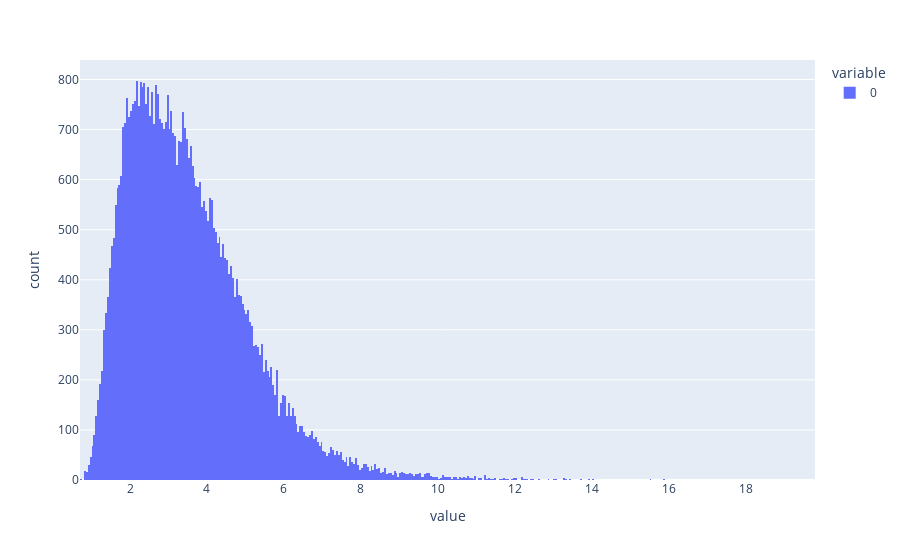

Notebook code cell kept with this figure:
### Code cell
noise_norms = nns
noise_norms_flat = [norm for noise_norm in noise_norms for norm in list(noise_norm)]
burnin = 60000//batch_size
print(len(noise_norms_flat), burnin)
px.histogram(noise_norms_flat[burnin:])
# Multimodal (second peak close to 0) if we include "burn-in"

### Figure 1 — Plotly figure (JSON) as saved in the notebook; plotly's stock layout.template omitted (floating-point values rounded to 4 significant figures; data arrays with more than 128 entries replaced by an {"elided": "..."} marker saying what was removed)
{"data": [{"alignmentgroup": "True", "bingroup": "x", "hovertemplate": "variable=0<br>value=%{x}<br>count=%{y}<extra></extra>", "legendgroup": "0", "marker": {"color": "#636efa", "pattern": {"shape": ""}}, "name": "0", "offsetgroup": "0", "orientation": "v", "showlegend": true, "type": "histogram", "x": {"elided": "54000 float values"}, "xaxis": "x", "yaxis": "y"}], "layout": {"barmode": "relative", "legend": {"title": {"text": "variable"}, "tracegroupgap": 0}, "margin": {"t": 60}, "xaxis": {"anchor": "y", "domain": [0, 1], "title": {"text": "value"}}, "yaxis": {"anchor": "x", "domain": [0, 1], "title": {"text": "count"}}}}
